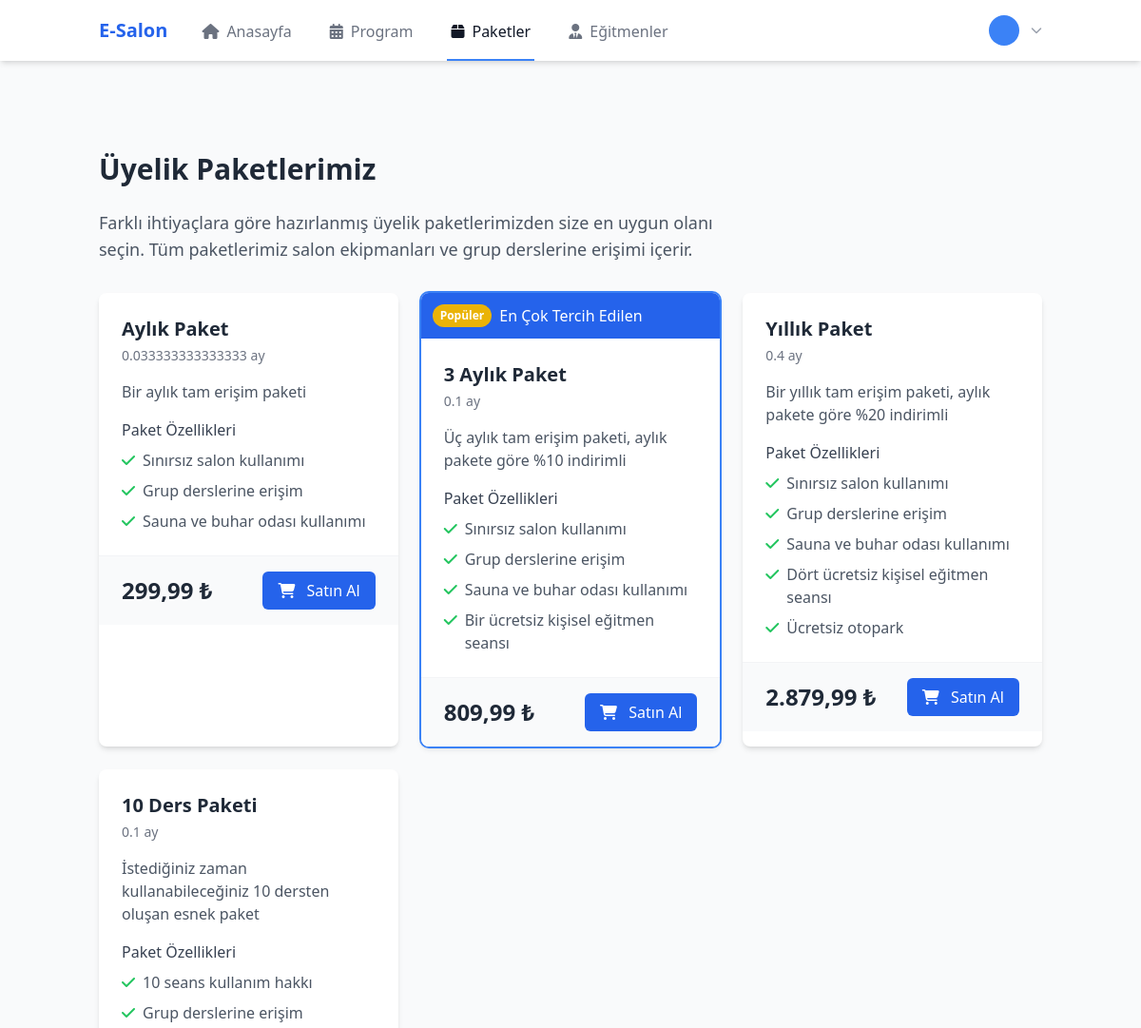
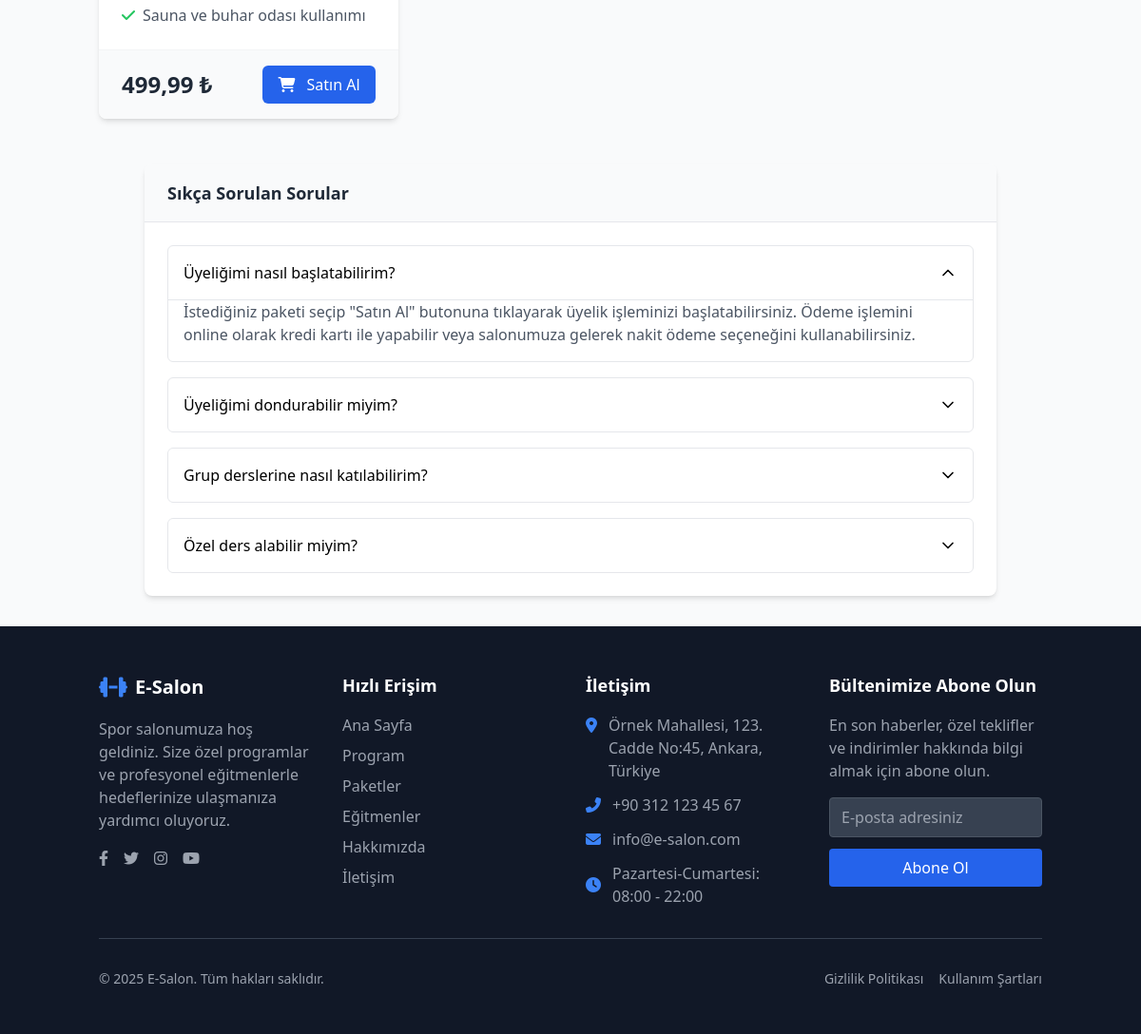
The page /packages.php on the database its author committed (2 pictures, top to bottom).
### tables this page shows
CREATE TABLE IF NOT EXISTS packages (
    id INT AUTO_INCREMENT PRIMARY KEY,
    name VARCHAR(100) NOT NULL,
    description TEXT,
    price DECIMAL(10, 2) NOT NULL,
    duration INT NOT NULL,
    duration_unit ENUM('day', 'month', 'year') NOT NULL DEFAULT 'month',
    session_limit INT,
    is_active TINYINT(1) NOT NULL DEFAULT 1,
    is_highlighted TINYINT(1) NOT NULL DEFAULT 0,
    features TEXT,
    display_order INT NOT NULL DEFAULT 0,
    created_at DATETIME NOT NULL,
    updated_at DATETIME
);

### controllers/MenuController.php (called while the page is built, shortened)
<?php
class MenuController {
    private $db;
    public function __construct() {
        $this->db = connectDB();
    }
    public function showPackages() {
        $stmt = $this->db->prepare("SELECT * FROM packages WHERE is_active = 1 ORDER BY display_order, price");
        $stmt->execute();
        $packages = $stmt->fetchAll();
        include_once 'views/packages/index.php';
    }
}
?>

### config/config.php (called while the page is built, shortened)
<?php
function connectDB() {
    try {
        $dsn = "mysql:host=" . DB_HOST . ";dbname=" . DB_NAME . ";charset=utf8mb4";
        $options = [
            PDO::ATTR_ERRMODE => PDO::ERRMODE_EXCEPTION,
            PDO::ATTR_DEFAULT_FETCH_MODE => PDO::FETCH_ASSOC,
            PDO::ATTR_EMULATE_PREPARES => false,
        ];
        return new PDO($dsn, DB_USER, DB_PASS, $options);
    } catch (PDOException $e) {
        if (DEBUG) {
            die("Veritabanı bağlantı hatası: " . $e->getMessage());
        } else {
            die("Veritabanı bağlantısı sağlanamadı.");
        }
    }
}
?>

### views/packages/index.php (the view, shortened to what this page needs)
<?php include_once 'views/partials/header.php'; ?>
<div class="container mx-auto px-4 py-8">
    <h1 class="text-2xl md:text-3xl font-bold mb-6 text-gray-800">Üyelik Paketlerimiz</h1>
    <div class="flex flex-col md:flex-row justify-between mb-8">
        <div class="w-full md:w-2/3 mb-4 md:mb-0">
            <p class="text-lg text-gray-600">
                Farklı ihtiyaçlara göre hazırlanmış üyelik paketlerimizden size en uygun olanı seçin.
                Tüm paketlerimiz salon ekipmanları ve grup derslerine erişimi içerir.
            </p>
        </div>
        <div class="w-full md:w-1/3 md:text-right">
        </div>
    </div>
    <div class="grid grid-cols-1 md:grid-cols-2 lg:grid-cols-3 gap-6 mb-12">
        <?php foreach ($packages as $package): ?>
        <div class="bg-white rounded-lg shadow-md overflow-hidden <?php echo ($package['is_highlighted']) ? 'ring-2 ring-blue-500' : ''; ?>">
            <?php if ($package['is_highlighted']): ?>
            <div class="bg-blue-600 text-white p-3 flex items-center">
                <span class="bg-yellow-500 text-xs font-bold py-1 px-2 rounded-full mr-2">Popüler</span>
                <span>En Çok Tercih Edilen</span>
            </div>
            <?php endif; ?>
            <div class="p-6">
                <h5 class="text-xl font-semibold text-gray-800"><?php echo $package['name']; ?></h5>
                <h6 class="text-sm text-gray-500 mt-1">
                    <?php echo $package['duration_unit'] == 'day' ? $package['duration'] . ' gün' : ($package['duration'] / 30) . ' ay'; ?>
                </h6>
                <p class="mt-4 text-gray-600">
                    <?php echo $package['description']; ?>
                </p>
                <?php if (!empty($package['features'])): ?>
                <div class="mt-4">
                    <h6 class="font-medium text-gray-700">Paket Özellikleri</h6>
                    <ul class="mt-2 space-y-2">
                        <?php
                        $features = explode("\n", $package['features']);
                        foreach ($features as $feature):
                            if (trim($feature)):
                        ?>
                        <li class="flex items-start">
                            <i class="fas fa-check text-green-500 mt-1 mr-2"></i>
                            <span class="text-gray-600"><?php echo trim($feature); ?></span>
                        </li>
                        <?php
                            endif;
                        endforeach;
                        ?>
                    </ul>
                </div>
                <?php endif; ?>
            </div>
            <div class="bg-gray-50 px-6 py-4 border-t border-gray-100">
                <div class="flex flex-col sm:flex-row justify-between items-center">
                    <span class="text-2xl font-bold text-gray-800 mb-3 sm:mb-0"><?php echo number_format($package['price'], 2, ',', '.'); ?> ₺</span>
                    <a href="packages.php?action=purchase&id=<?php echo $package['id']; ?>" class="w-full sm:w-auto inline-block text-center py-2 px-4 bg-blue-600 text-white rounded-md hover:bg-blue-700 transition duration-300">
                        <i class="fas fa-shopping-cart mr-2"></i> Satın Al
                    </a>
                </div>
            </div>
        </div>
        <?php endforeach; ?>
    </div>
    <div class="mt-12">
        <div class="max-w-4xl mx-auto bg-white rounded-lg shadow-md overflow-hidden">
            <div class="bg-gray-50 px-6 py-4 border-b border-gray-200">
                <h5 class="text-lg font-semibold text-gray-800">Sıkça Sorulan Sorular</h5>
            </div>
            <div class="p-6">
                <div class="space-y-4" x-data="{active: 1}">
                    <div class="border border-gray-200 rounded-md">
                        <button @click="active !== 1 ? active = 1 : active = null" class="flex justify-between items-center w-full p-4 text-left font-medium">
                            <span>Üyeliğimi nasıl başlatabilirim?</span>
                            <svg class="w-5 h-5 transform transition-transform duration-300" :class="{'rotate-180': active === 1}" xmlns="http://www.w3.org/2000/svg" viewBox="0 0 24 24" fill="none" stroke="currentColor" stroke-width="2" stroke-linecap="round" stroke-linejoin="round">
                                <polyline points="6 9 12 15 18 9"></polyline>
                            </svg>
                        </button>
                        <div x-show="active === 1" class="p-4 pt-0 border-t border-gray-200">
                            <p class="text-gray-600">
                                İstediğiniz paketi seçip "Satın Al" butonuna tıklayarak üyelik işleminizi başlatabilirsiniz.
                                Ödeme işlemini online olarak kredi kartı ile yapabilir veya salonumuza gelerek nakit ödeme seçeneğini kullanabilirsiniz.
                            </p>
                        </div>
                    </div>
                    <div class="border border-gray-200 rounded-md">
                        <button @click="active !== 2 ? active = 2 : active = null" class="flex justify-between items-center w-full p-4 text-left font-medium">
                            <span>Üyeliğimi dondurabilir miyim?</span>
                            <svg class="w-5 h-5 transform transition-transform duration-300" :class="{'rotate-180': active === 2}" xmlns="http://www.w3.org/2000/svg" viewBox="0 0 24 24" fill="none" stroke="currentColor" stroke-width="2" stroke-linecap="round" stroke-linejoin="round">
                                <polyline points="6 9 12 15 18 9"></polyline>
                            </svg>
                        </button>
                    </div>
                    <div class="border border-gray-200 rounded-md">
                        <button @click="active !== 3 ? active = 3 : active = null" class="flex justify-between items-center w-full p-4 text-left font-medium">
                            <span>Grup derslerine nasıl katılabilirim?</span>
                            <svg class="w-5 h-5 transform transition-transform duration-300" :class="{'rotate-180': active === 3}" xmlns="http://www.w3.org/2000/svg" viewBox="0 0 24 24" fill="none" stroke="currentColor" stroke-width="2" stroke-linecap="round" stroke-linejoin="round">
                                <polyline points="6 9 12 15 18 9"></polyline>
                            </svg>
                        </button>
                    </div>
                    <div class="border border-gray-200 rounded-md">
                        <button @click="active !== 4 ? active = 4 : active = null" class="flex justify-between items-center w-full p-4 text-left font-medium">
                            <span>Özel ders alabilir miyim?</span>
                            <svg class="w-5 h-5 transform transition-transform duration-300" :class="{'rotate-180': active === 4}" xmlns="http://www.w3.org/2000/svg" viewBox="0 0 24 24" fill="none" stroke="currentColor" stroke-width="2" stroke-linecap="round" stroke-linejoin="round">
                                <polyline points="6 9 12 15 18 9"></polyline>
                            </svg>
                        </button>
                    </div>
                </div>
            </div>
        </div>
    </div>
</div>
<?php include_once 'views/partials/footer.php'; ?>

### rows shown on the page
packages: name "Aylık Paket", $package['duration']/30 "0.033333333333333", description "Bir aylık tam erişim paketi", features "Sınırsız salon kullanımı", features "Grup derslerine erişim", features "Sauna ve buhar odası kullanımı", price "299,99"
packages: is_highlighted "Popüler", name "3 Aylık Paket", $package['duration']/30 "0.1", description "Üç aylık tam erişim paketi, aylık pakete göre %10 indirimli", features "Sınırsız salon kullanımı", features "Grup derslerine erişim", features "Sauna ve buhar odası kullanımı", features "Bir ücretsiz kişisel eğitmen seansı", price "809,99"
packages: name "Yıllık Paket", $package['duration']/30 "0.4", description "Bir yıllık tam erişim paketi, aylık pakete göre %20 indirimli", features "Sınırsız salon kullanımı", features "Grup derslerine erişim", features "Sauna ve buhar odası kullanımı", features "Dört ücretsiz kişisel eğitmen seansı", features "Ücretsiz otopark", price "2.879,99"
packages: name "10 Ders Paketi", $package['duration']/30 "0.1", description "İstediğiniz zaman kullanabileceğiniz 10 dersten oluşan esnek paket", features "10 seans kullanım hakkı", features "Grup derslerine erişim", features "Sauna ve buhar odası kullanımı", price "499,99"

### other values the page prints
APP_NAME "E-Salon"
